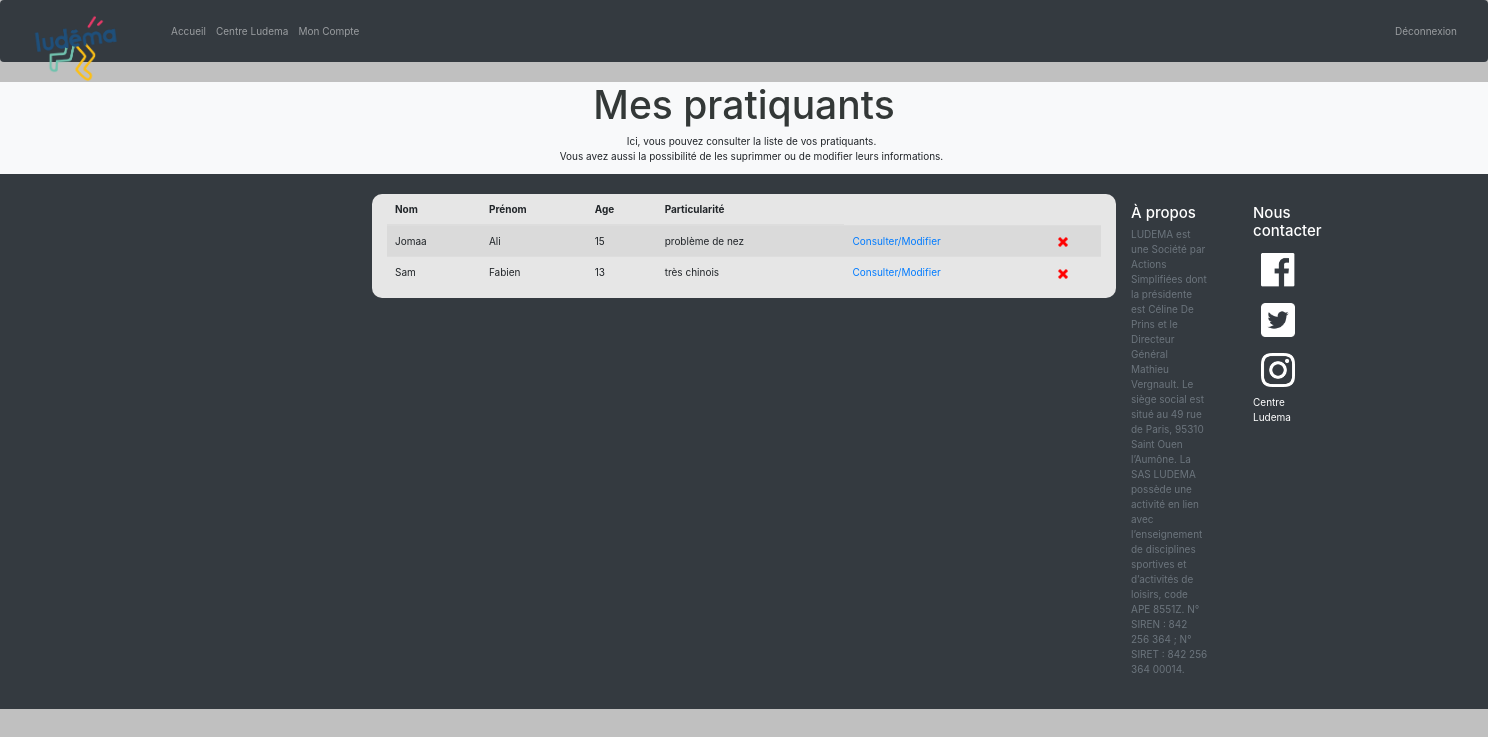
The page /?controller=mesClients (signed in) on the database as committed earlier.
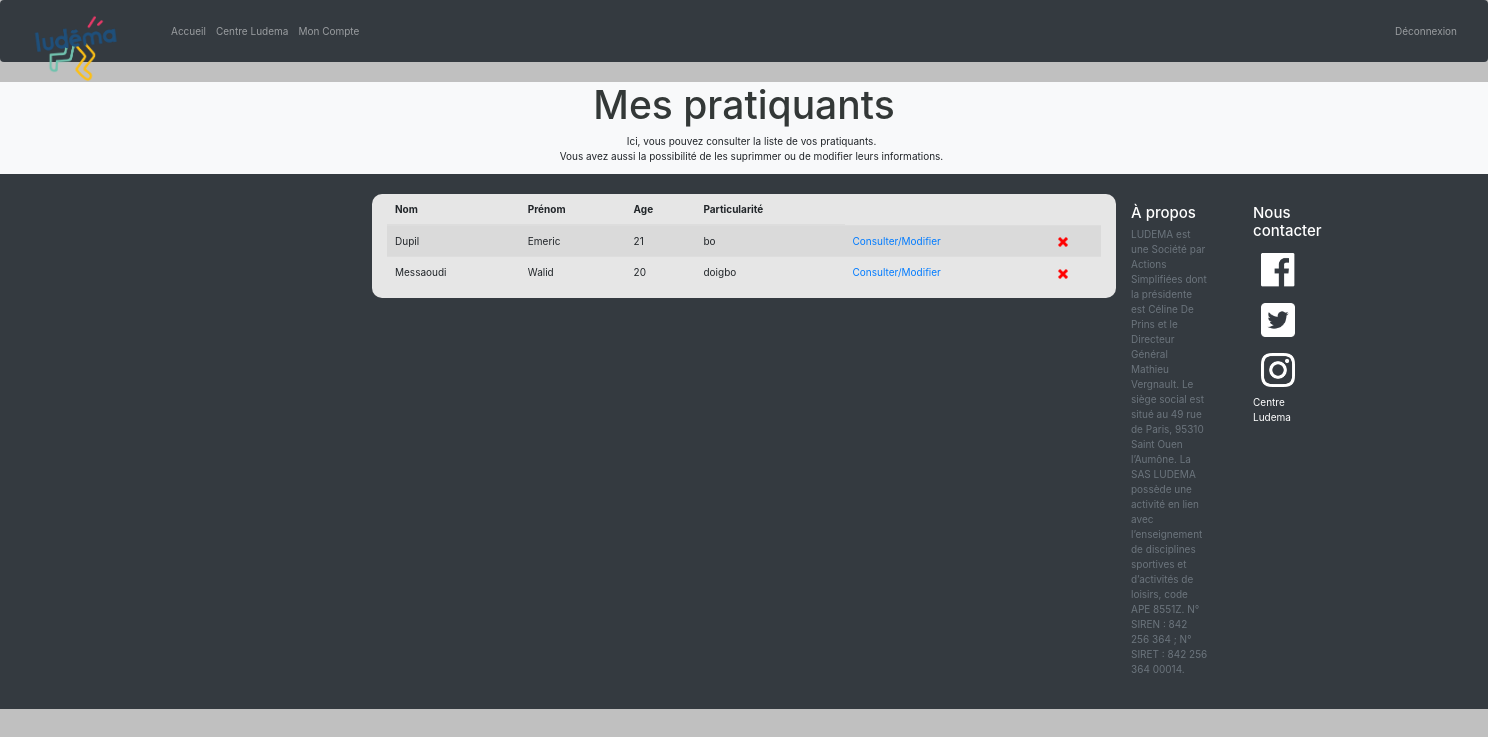
The same page on the database as committed later.
### tables this page shows
CREATE TABLE IF NOT EXISTS `client` (
  `idClient` int(11) NOT NULL AUTO_INCREMENT,
  `loginUtilisateur` varchar(25) NOT NULL,
  `prenom` varchar(30) NOT NULL,
  `nom` varchar(30) NOT NULL,
  `age` int(11) NOT NULL,
  `sexe` varchar(10) NOT NULL,
  `note` varchar(300) DEFAULT NULL,
  PRIMARY KEY (`idClient`)
);

### Controllers/Controller_mesClients.php (called while the page is built, shortened)
<?php
class Controller_mesClients extends Controller {
  public function action_default(){
      $this->action_mesclients();
  }
  public function action_mesclients(){
    $m = Model::get_model();
    $data = [
            "listeClients" => $m->get_my_client()
        ];
    $this->render("mesClient",$data);
  }
}
?>

### Models/Model.php (called while the page is built, shortened)
<?php
class Model {
	private $bd;
	private static $instance = null;
	private function __construct() {
		try {
			$dsn = "mysql:host=localhost;dbname=ludemabdd";
			$login = "root";
			$password = "";
			$this->bd = new PDO($dsn,$login,$password);
			$this->bd->setAttribute(PDO::ATTR_ERRMODE, PDO::ERRMODE_EXCEPTION);
			$this->bd->query("SET nameS 'utf8'");
		}
		catch (PDOException $e) {
			die ('Echec connexion, erreur n°'. $e->getCode() . ':' . $e->getMessage());
		}
	}
	public static function get_model() {
        if (is_null(self::$instance))
            self::$instance = new Model();
        return self::$instance;
    }
	public function get_my_client(){
		try{
			if(isset($_SESSION['login'])){
				$requete = $this->bd->prepare("SELECT * FROM client WHERE loginUtilisateur = :loginPro ");
				$requete->bindValue(":loginPro",$_SESSION['login']);
			$requete->execute();
			return $requete->fetchall(PDO::FETCH_ASSOC);
		}
		}
		catch (PDOException $e) {
			die ('Echec ajouter_client erreur n°'. $e->getCode() .':'. $e->getMessage());
		}
	}
}

### Utils/functions.php (called while the page is built, shortened)
<?php
function e($message){
return htmlspecialchars($message, ENT_QUOTES);
}
?>

### Views/view_mesClient.php (the view, shortened to what this page needs)
<?php require("view_begin.php");
redirection();?>
<div class="container-fluid  album bg-light">
  <div class="row">
    <h2 class="title col-lg-12"> Mes pratiquants</h2>
  </div>
  <div class="row col-lg-12 offset-md-3 col-md-6 ">
    <p class="col-lg-6 text-center"> Ici, vous pouvez consulter la liste de vos pratiquants. </br>
      Vous avez aussi la possibilité de les suprimmer ou de modifier leurs informations.</p>
    </div>
  </div>
  <form class=" offset-lg-3 col-lg-6 formultest" action='?controller=mesClients&action=donneeClient' method='post'>
    <div>
      <table class="table table-striped">
        <thead>
          <tr>
            <th scope="col">Nom</th>
            <th scope="col">Prénom</th>
            <th scope="col">Age</th>
            <th scope="col">Particularité</th>
          </tr>
        </thead>
        <tbody>
          <?php foreach($listeClients as $client) : ?>
            <tr>
              <td><?= e($client['nom'])?></a></td>
              <td><?= e($client['prenom'])?></td>
              <td><?= e($client['age'])?></td>
              <td><?= e($client['note'])?></td>
              <td><a href="?controller=mesClients&action=donneeClient&id=<?= e($client['idClient']) ?>">Consulter/Modifier</a></td>
              <td><a href="?controller=mesClients&action=suppClient&id=<?= e($client['idClient']) ?>"><img class='icone' src='Content/image/delete.png' alt='supprimer' height=10 width = 10 /></a></td>
            </tr>
          <?php endforeach ?>
        </tbody>
      </table>
    </div>
  </form>
        <?php require("view_end.php"); ?>

Rows that differ between the two databases and show on the page:
removed client: nom "Jomaa", prenom "Ali", age "15", note "problème de nez"
removed client: nom "Sam", prenom "Fabien", age "13", note "très chinois"
added client: nom "Dupil", prenom "Emeric", age "21", note "bo"
added client: nom "Messaoudi", prenom "Walid", age "20", note "doigbo"
